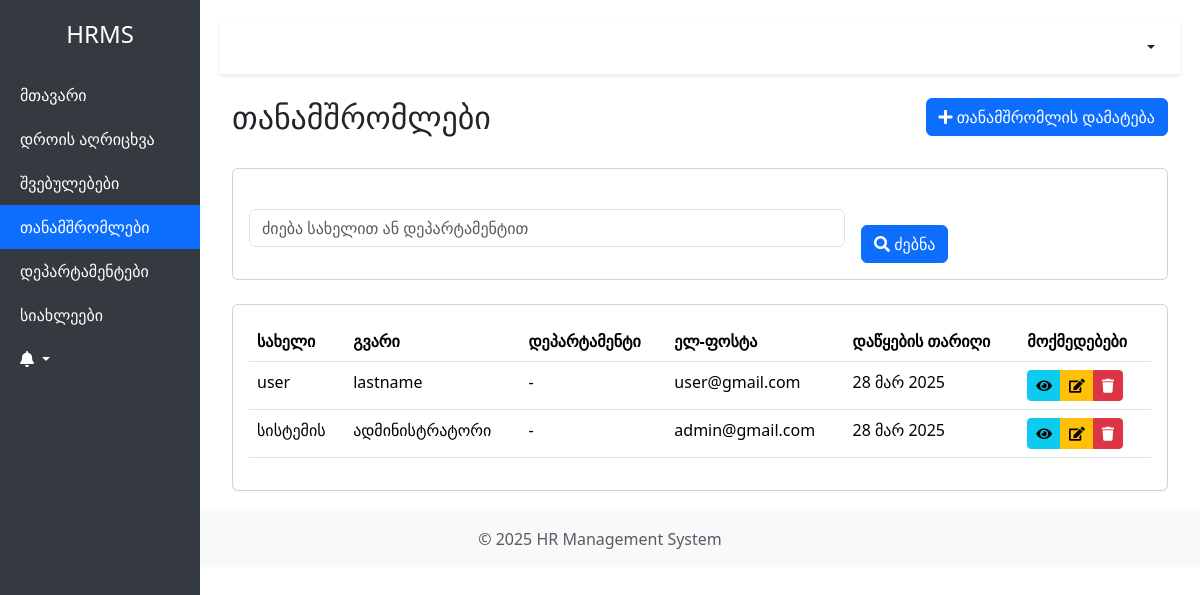
The page /employees/ (signed in) on the database as committed earlier.
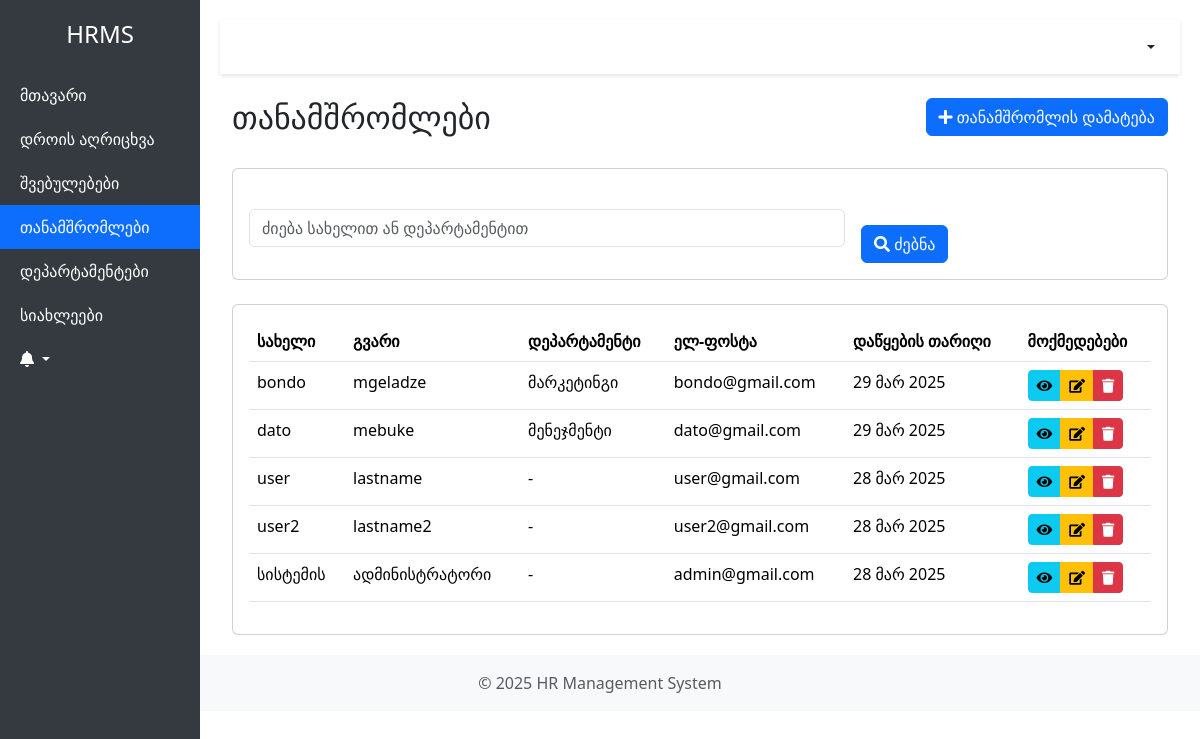
The same page on the database as committed later.
### hr_app/models.py (models this page shows, shortened)
class Employee(models.Model):
    GENDER_CHOICES = (
        ('male', _('მამრობითი')),
        ('female', _('მდედრობითი')),
        ('other', _('სხვა')),
    )
    user = models.OneToOneField(User, on_delete=models.CASCADE, related_name='employee_profile', null=True, blank=True)
    first_name = models.CharField(_('სახელი'), max_length=100)
    last_name = models.CharField(_('გვარი'), max_length=100)
    email = models.EmailField(_('ელ.ფოსტა'), unique=True)
    phone = models.CharField(_('ტელეფონი'), max_length=50, blank=True)
    department = models.ForeignKey('Department', on_delete=models.SET_NULL, null=True, related_name='employees')
    birth_date = models.DateField(_('დაბადების თარიღი'), null=True, blank=True)
    start_date = models.DateField(_('დაწყების თარიღი'))
    salary = models.DecimalField(_('ხელფასი'), max_digits=10, decimal_places=2, default=0)
    gender = models.CharField(_('სქესი'), max_length=10, choices=GENDER_CHOICES, null=True, blank=True)
    created_by = models.ForeignKey(User, on_delete=models.SET_NULL, null=True, related_name='created_employees')
    created_at = models.DateTimeField(auto_now_add=True)
    updated_at = models.DateTimeField(auto_now=True)
    vacation_days_left = models.PositiveIntegerField(_("დარჩენილი შვებულების დღეები"), default=20)
    profile_picture = models.ImageField(_("პროფილის სურათი"), upload_to='profile_pics/', null=True, blank=True)
    manager = models.ForeignKey('self', on_delete=models.SET_NULL, null=True, blank=True, related_name='subordinates',
                                verbose_name=_("მენეჯერი"))
    def get_full_name(self):
        return f"{self.first_name} {self.last_name}"
    class Meta:
        verbose_name = _('თანამშრომელი')
        verbose_name_plural = _('თანამშრომლები')

class Department(models.Model):
    name = models.CharField(_("დასახელება"), max_length=100)
    description = models.TextField(_("აღწერა"), blank=True)
    def __str__(self):
        return self.name
    class Meta:
        ordering = ['name']

### hr_app/views.py (the view)
# urls.py: path('employees/', login_required(views.EmployeeListView.as_view()), name='employee-list'),
class EmployeeListView(LoginRequiredMixin, UserPassesTestMixin, ListView):
    model = Employee
    template_name = 'hr_app/employee/list.html'
    context_object_name = 'employees'
    paginate_by = 10
    def test_func(self):
        return hasattr(self.request.user, 'role') and self.request.user.role.role in ['admin', 'hr_manager']
    def get_queryset(self):
        queryset = super().get_queryset()
        search_query = self.request.GET.get('search')
        if search_query:
            queryset = queryset.filter(
                Q(first_name__icontains=search_query) |
                Q(last_name__icontains=search_query) |
                Q(department__name__icontains=search_query)
            )
        return queryset.order_by('first_name', 'last_name')
    def get_context_data(self, **kwargs):
        context = super().get_context_data(**kwargs)
        context['search_form'] = EmployeeSearchForm(self.request.GET)
        context['page_obj'] = context['employees']
        return context

### hr_app/forms.py
class EmployeeSearchForm(forms.Form):
    search = forms.CharField(
        required=False,
        label='',
        widget=forms.TextInput(attrs={
            'class': 'form-control',
            'placeholder': _('ძიება სახელით ან დეპარტამენტით')
        })
    )

### hr_app/templates/hr_app/employee/list.html (shortened to what this page needs)
{% extends 'hr_app/base.html' %}
{% load django_bootstrap5 %}
{% load i18n %}
{% block content %}
<div class="container">
    <div class="row mb-4">
        <div class="col">
            <h2>{% trans "თანამშრომლები" %}</h2>
        </div>
        <div class="col-auto">
            <a href="{% url 'employee-create' %}" class="btn btn-primary">
                <i class="fas fa-plus"></i> {% trans "თანამშრომლის დამატება" %}
            </a>
        </div>
    </div>
    <div class="card mb-4">
        <div class="card-body">
            <form method="get" class="row g-3">
                <div class="col-md-8">
                    {% bootstrap_form search_form %}
                </div>
                <div class="col-md-4 d-flex align-items-end">
                    <button type="submit" class="btn btn-primary">
                        <i class="fas fa-search"></i> {% trans "ძებნა" %}
                    </button>
                </div>
            </form>
        </div>
    </div>
    <div class="card">
        <div class="card-body">
            <div class="table-responsive">
                <table class="table table-hover">
                    <thead>
                        <tr>
                            <th>{% trans "სახელი" %}</th>
                            <th>{% trans "გვარი" %}</th>
                            <th>{% trans "დეპარტამენტი" %}</th>
                            <th>{% trans "ელ-ფოსტა" %}</th>
                            <th>{% trans "დაწყების თარიღი" %}</th>
                            <th>{% trans "მოქმედებები" %}</th>
                        </tr>
                    </thead>
                    <tbody>
                        {% for employee in employees %}
                        <tr>
                            <td>{{ employee.first_name }}</td>
                            <td>{{ employee.last_name }}</td>
                            <td>{{ employee.department|default:"-" }}</td>
                            <td>{{ employee.email }}</td>
                            <td>{{ employee.start_date|date:"d M Y" }}</td>
                            <td>
                                <div class="btn-group" role="group">
                                    <a href="{% url 'employee-detail' employee.pk %}"
                                       class="btn btn-sm btn-info"
                                       title="{% trans 'დეტალები' %}">
                                        <i class="fas fa-eye"></i>
                                    </a>
                                    <a href="{% url 'employee-update' employee.pk %}"
                                       class="btn btn-sm btn-warning"
                                       title="{% trans 'რედაქტირება' %}">
                                        <i class="fas fa-edit"></i>
                                    </a>
                                    <button type="button"
                                            class="btn btn-sm btn-danger"
                                            data-bs-toggle="modal"
                                            data-bs-target="#deleteModal{{ employee.pk }}"
                                            title="{% trans 'წაშლა' %}">
                                        <i class="fas fa-trash"></i>
                                    </button>
                                </div>
                            </td>
                        </tr>
                        {% empty %}
                        <tr>
                            <td colspan="7" class="text-center">{% trans "თანამშრომლები არ მოიძებნა" %}</td>
                        </tr>
                        {% endfor %}
                    </tbody>
                </table>
            </div>
        </div>
    </div>
</div>
{% endblock %}

### hr_app/templates/hr_app/base.html (shortened to what this page needs)
{% load static %}
{% load django_bootstrap5 %}
{% load i18n %}
{% load hr_app_filters %}
<!DOCTYPE html>
<html lang="ka">
<head>
    {% bootstrap_css %}
    {% block extra_css %}
    <link rel="stylesheet" href="https://cdnjs.cloudflare.com/ajax/libs/bootstrap-datepicker/1.9.0/css/bootstrap-datepicker.min.css">
    <link rel="stylesheet" href="https://cdn.jsdelivr.net/npm/flatpickr/dist/flatpickr.min.css">
    <link rel="stylesheet" href="https://cdn.jsdelivr.net/npm/flatpickr/dist/themes/material_blue.css">
    {% endblock %}
    <link rel="stylesheet" href="{% static 'hr_app/css/style.css' %}">
    <link rel="stylesheet" href="https://cdnjs.cloudflare.com/ajax/libs/font-awesome/5.15.4/css/all.min.css">
</head>
<body>
    {% if user.is_authenticated %}
        <div class="container-fluid">
            <div class="row">
                <div class="col-md-2 px-0 position-fixed sidebar">
                    <div class="text-center mb-4">
                        <h4 class="text-white">HRMS</h4>
                    </div>
                    <ul class="nav flex-column">
                        <li class="nav-item">
                            <a class="nav-link {% if request.resolver_match.url_name == 'dashboard' %}active{% endif %}"
                               href="{% url 'dashboard' %}">
                                {% trans "მთავარი" %}
                            </a>
                        </li>
                        <li class="nav-item">
                            <a class="nav-link {% if 'time-tracking' in request.path %}active{% endif %}"
                               href="{% url 'time-tracking' %}">
                                {% trans "დროის აღრიცხვა" %}
                            </a>
                        </li>
                        <li class="nav-item">
                            <a class="nav-link {% if 'leave-request' in request.path %}active{% endif %}"
                               href="{% url 'leave-request-list' %}">
                                {% trans "შვებულებები" %}
                            </a>
                        </li>
                        {% if request.user.role.role == 'admin' or request.user.role.role == 'hr_manager' %}
                            <li class="nav-item">
                                <a class="nav-link {% if 'employee' in request.path %}active{% endif %}"
                                   href="{% url 'employee-list' %}">
                                    {% trans "თანამშრომლები" %}
                                </a>
                            </li>
                            <li class="nav-item">
                                <a class="nav-link {% if 'department' in request.path %}active{% endif %}"
                                   href="{% url 'department-list' %}">
                                    {% trans "დეპარტამენტები" %}
                                </a>
                            </li>
                        {% endif %}
                        <li class="nav-item">
                            <a class="nav-link {% if 'news' in request.path %}active{% endif %}"
                               href="{% url 'news-list' %}">
                                {% trans "სიახლეები" %}
                            </a>
                        </li>
                    </ul>
                    <div class="dropdown">
                        <a class="nav-link dropdown-toggle" href="#" role="button" data-bs-toggle="dropdown">
                            <i class="fas fa-bell"></i>
                        </a>
                    </div>
                </div>
                <div class="col-md-10 offset-md-2 main-content">
                    <nav class="navbar navbar-expand-lg navbar-light mb-4">
                        <div class="container-fluid">
                            <div class="dropdown">
                                <button class="btn btn-link dropdown-toggle text-dark" type="button" id="userDropdown"
                                        data-bs-toggle="dropdown" aria-expanded="false">
                                </button>
                            </div>
                        </div>
                    </nav>
                    {% block content %}{% endblock %}
                </div>
            </div>
        </div>
        <footer class="footer mt-auto py-3 bg-light">
            <div class="container text-center">
                <span class="text-muted">© 2025 HR Management System</span>
            </div>
        </footer>
    {% else %}
        <div class="container mt-5">
            {% bootstrap_messages %}
            {% block unauthenticated_content %}{% endblock %}
        </div>
        {% bootstrap_javascript %}
    {% endif %}
</body>
</html>

### static/hr_app/css/style.css (style rules this page uses)
.sidebar { background-color: #2c3e50; min-height: 100vh; }
.nav-link { color: rgba(255,255,255,.8); }
.nav-link.active { background-color: rgba(255,255,255,.1); }

### hr_app/templates/hr_app/base.html (style rules this page uses)
.sidebar { min-height: 100vh; background-color: #343a40; padding-top: 20px; }
.sidebar .nav-link { color: #fff; padding: 10px 20px; }
.sidebar .nav-link.active { background-color: #0d6efd; }
.main-content { padding: 20px; }
.navbar { background-color: #fff; box-shadow: 0 2px 4px rgba(0,0,0,.1); }

Rows that differ between the two databases and show on the page:
added Employee: first_name "bondo", last_name "mgeladze", department "მარკეტინგი", email "bondo@gmail.com", start_date "29 მარ 2025"
added Employee: first_name "dato", last_name "mebuke", department "მენეჯმენტი", email "dato@gmail.com", start_date "29 მარ 2025"
added Employee: first_name "user2", last_name "lastname2", department "-", email "user2@gmail.com", start_date "28 მარ 2025"
